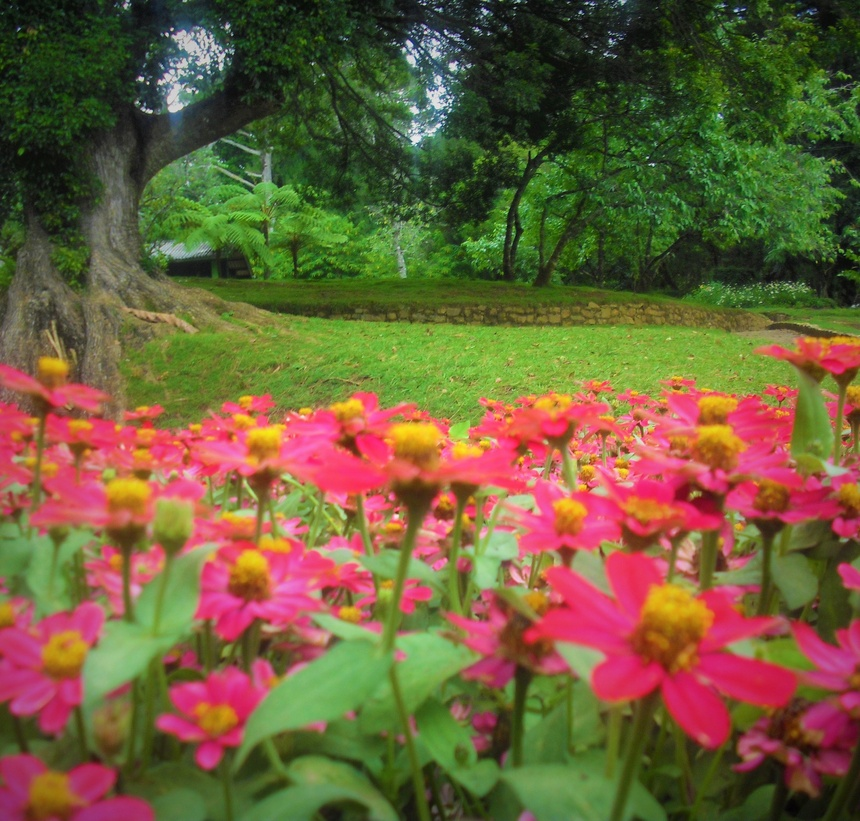
#> input picture garden.jpg, 860 x 821 px, shrunk from 2865 x 2736 before the run
$ python flipimage.py
#> lines starting #> are read from the running program, lines starting #| are printed output that depends on the picture
import matplotlib.pyplot as plt
import numpy as np

# Loading the image using Matplotlib
garden_image = plt.imread('garden.jpg')
#> garden_image is the input picture: shape (821, 860, 3); mean R, G, B 111.1, 94.3, 58.6

vertically_flipped = np.flipud(garden_image)
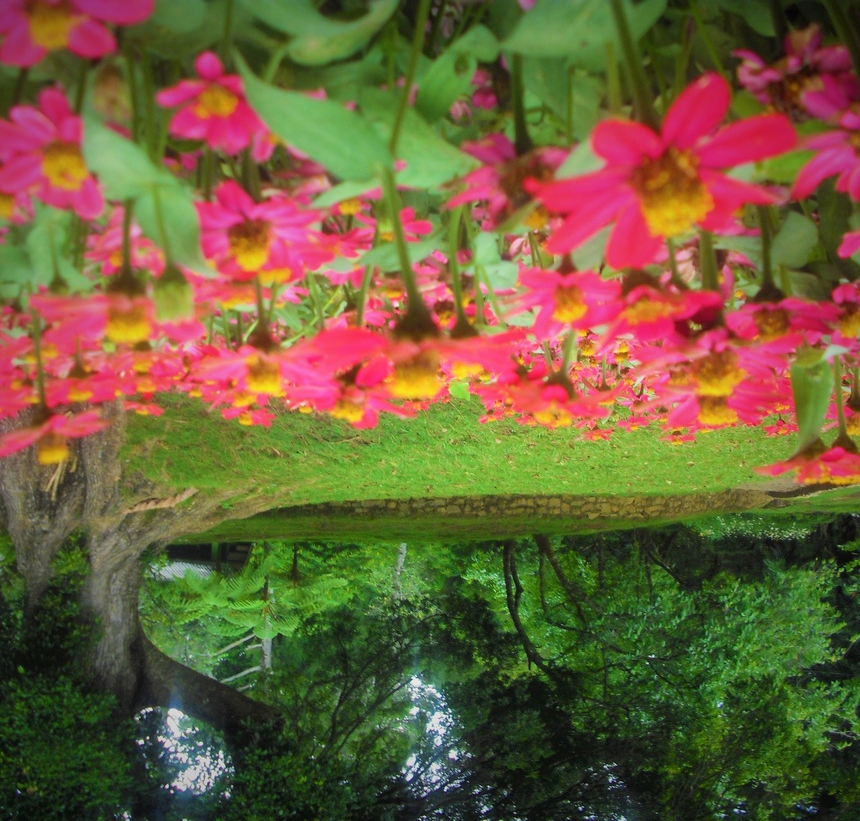
#> vertically_flipped: shape (821, 860, 3); mean R, G, B 111.1, 94.3, 58.6

#show_image(vertically_flipped, 'Vertically flipped image')
plt.imshow(vertically_flipped)
plt.title('Vertically flipped image')
plt.axis('off')
plt.show()

horizontly_flipped = np.fliplr(garden_image)
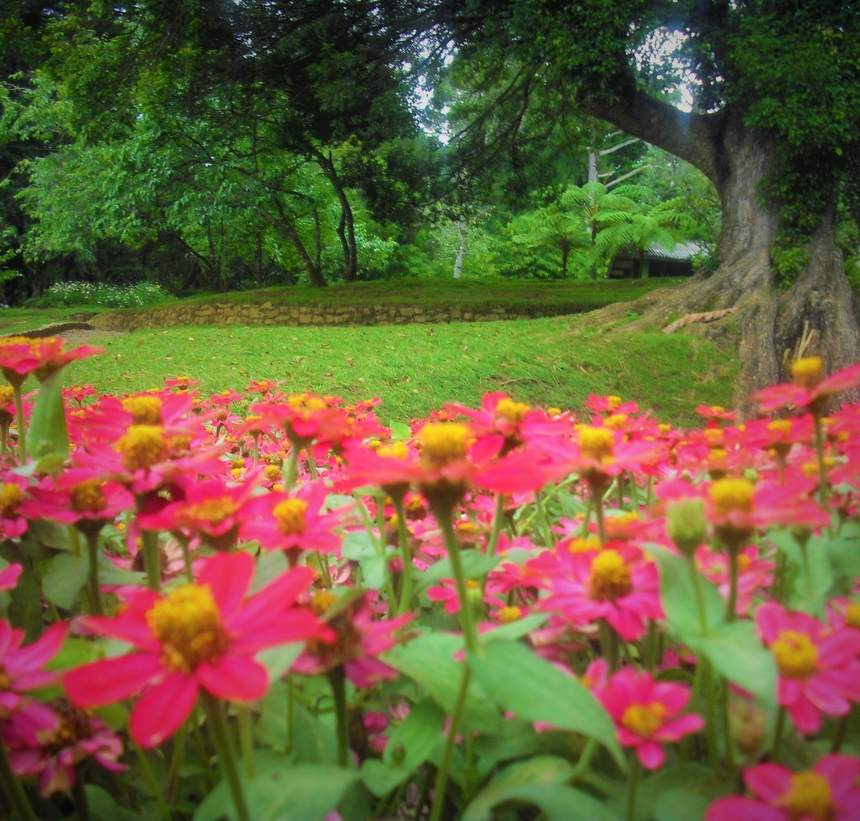
#> horizontly_flipped: shape (821, 860, 3); mean R, G, B 111.1, 94.3, 58.6
plt.imshow(horizontly_flipped)
plt.title('Horizontally flipped image')
plt.axis('off')
plt.show()
